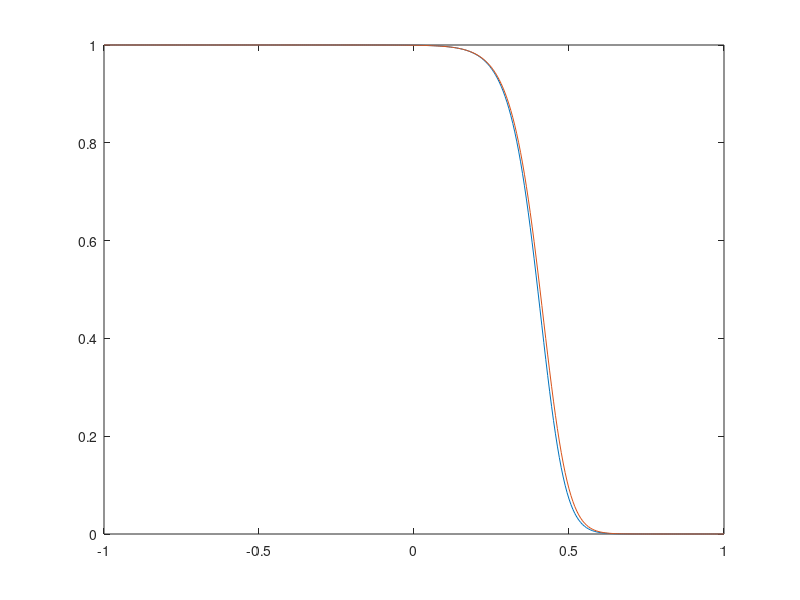

Here is the MATLAB script that generated this plot:
%Fisher Equation - Neumann
clc
close all

p = 2000;
f = @(x) 1./((exp(10*sqrt(10/3).*x)+1).^2);
sol = @(x,t) 1./((exp(sqrt(p/6).*x-(5*p/6)*t)+1).^2);

ex = 4;

switch ex
    case 1
        dx = 0.05;
        dt = 0.00125;
    case 2
        dx = 0.025;
        dt = 0.0003125;
    case 3
        dx = 0.0125;
        dt = 0.000078125;
    case 4
        dx = 0.00625;
        dt = 0.0000195313;
end
    
xs = -1:dx:1;
time = 0:dt:0.005;
T = length(time);
R = (dt)/(dx^2);

u = zeros(1,length(xs)+2);
u(2:end-1) = f(xs);
u(1) = u(2);
u(end) = u(end-1);

error = zeros(1,T);

for t = 1:T
    s = sol(xs,time(t));
    old = u;
    u(1) = u(2);
    u(end) = u(end-1);
    u(2:end-1) = old(2:end-1) + R*(old(3:end)-2*old(2:end-1)+old(1:end-2));
    u(2:end-1) = u(2:end-1) + p*dt*old(2:end-1).*(ones(1,length(xs))-old(2:end-1));
    %Error
    %error(t) = abs(norm(s)-norm(u));
    %Plot
    figure(1);
    plot(xs,u(2:end-1),xs,s);
    axis([-1,1,0,1])
    pause(0.001);
end

hold off
%pause(1);
%loglog(time,error);